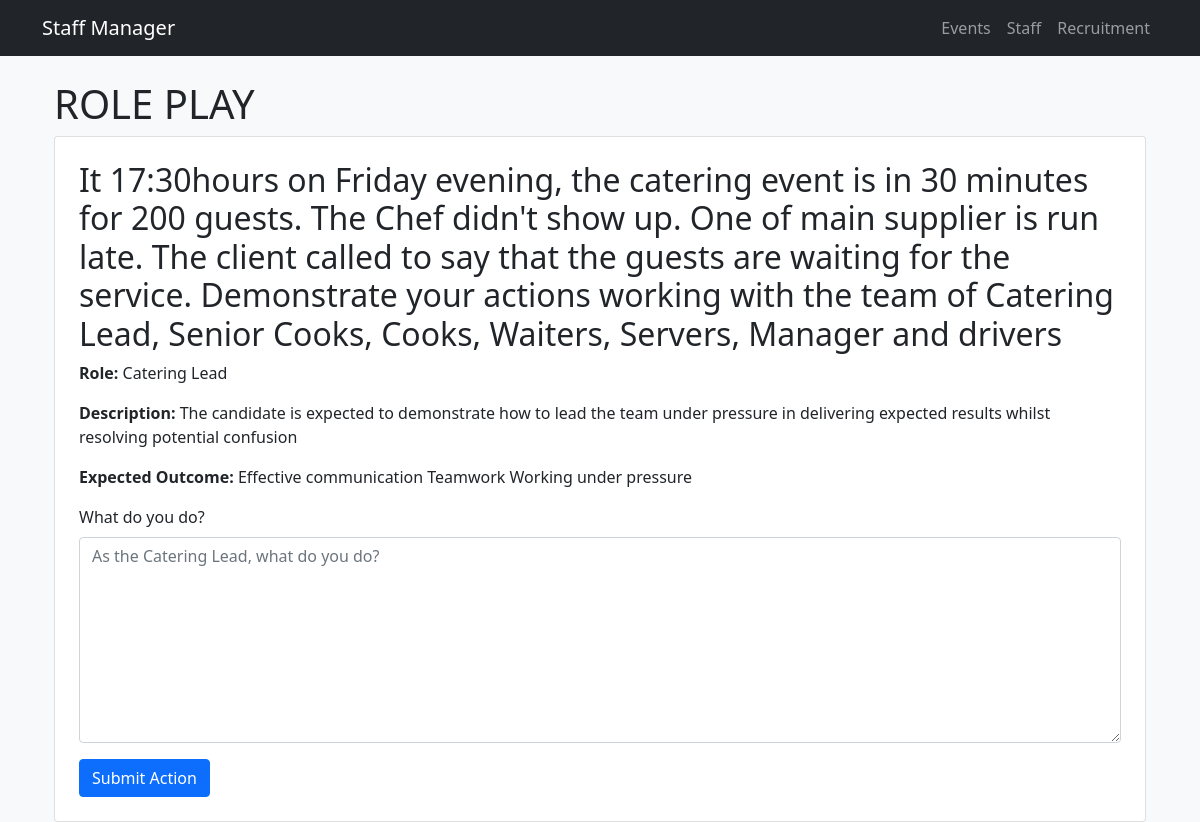
The page /staff/role_play/2/ on the database its author committed.
### staff/models.py (models this page shows, shortened)
class RolePlay(models.Model):
    scenario = models.TextField()
    role = models.CharField(max_length=50, blank=True, null=True)
    description = models.TextField()
    expected_outcome = models.TextField()

### staff/views.py (the view)
# urls.py: path('role_play/<int:pk>/', RolePlayDetailView.as_view(), name='role_play_detail'),
class RolePlayDetailView(DetailView):
    model = RolePlay
    template_name = 'staff/role_play_detail.html'
    context_object_name = 'roleplay'
    def get_context_data(self, **kwargs):
        context = super().get_context_data(**kwargs)
        context['responses'] = self.object.responses.all().order_by('-submitted_at')
        context['form'] = RolePlayResponseForm()
        return context

### staff/forms.py
class RolePlayResponseForm(forms.ModelForm):
    class Meta:
        model = RolePlayResponse
        fields = ['action']  # Only let user fill the action
        widgets = {
            'action': forms.Textarea(attrs={
                'rows': 8,
                'class': 'form-control',
                'placeholder': 'As the Catering Lead, what do you do?'
            })
        }
        labels = {
            'action': 'What do you do?'
        }

### staff/templates/staff/role_play_detail.html (shortened to what this page needs)
{% extends 'staff/base.html' %}
{% block content %}
<div class="container mt-4">
    <h1>ROLE PLAY</h1>
    <div class="card p-4">
        <h2>{{ roleplay.scenario }}</h2>
        <p><strong>Role:</strong> {{ roleplay.role }}</p>
        <p><strong>Description:</strong> {{ roleplay.description }}</p>
        <p><strong>Expected Outcome:</strong> {{ roleplay.expected_outcome }}</p>
        <form method="post" action="{% url 'staff:start_scenario' roleplay.id %}">
            <div class="mb-3">
                <label for="{{ form.action.id_for_label }}" class="form-label">What do you do?</label>
                {{ form.action }}
            </div>
            <button type="submit" class="btn btn-primary">Submit Action</button>
        </form>
    </div>
</div>
{% endblock %}

### staff/templates/staff/base.html (style rules this page uses)
body { background-color: #f8f9fa; }

### rows shown on the page
RolePlay: scenario "It 17:30hours on Friday evening, the catering event is in 30 minutes for 200 guests. The Chef didn't show up. One of main supplier is run late. The client called to say that the guests are waiting for the service. Demonstrate your actions working with the team of Catering Lead, Senior Cooks, Cooks, Waiters, Servers, Manager and drivers", role "Catering Lead", description "The candidate is expected to demonstrate how to lead the team under pressure in delivering expected results whilst resolving potential confusion", expected_outcome "Effective communication Teamwork Working under pressure"
